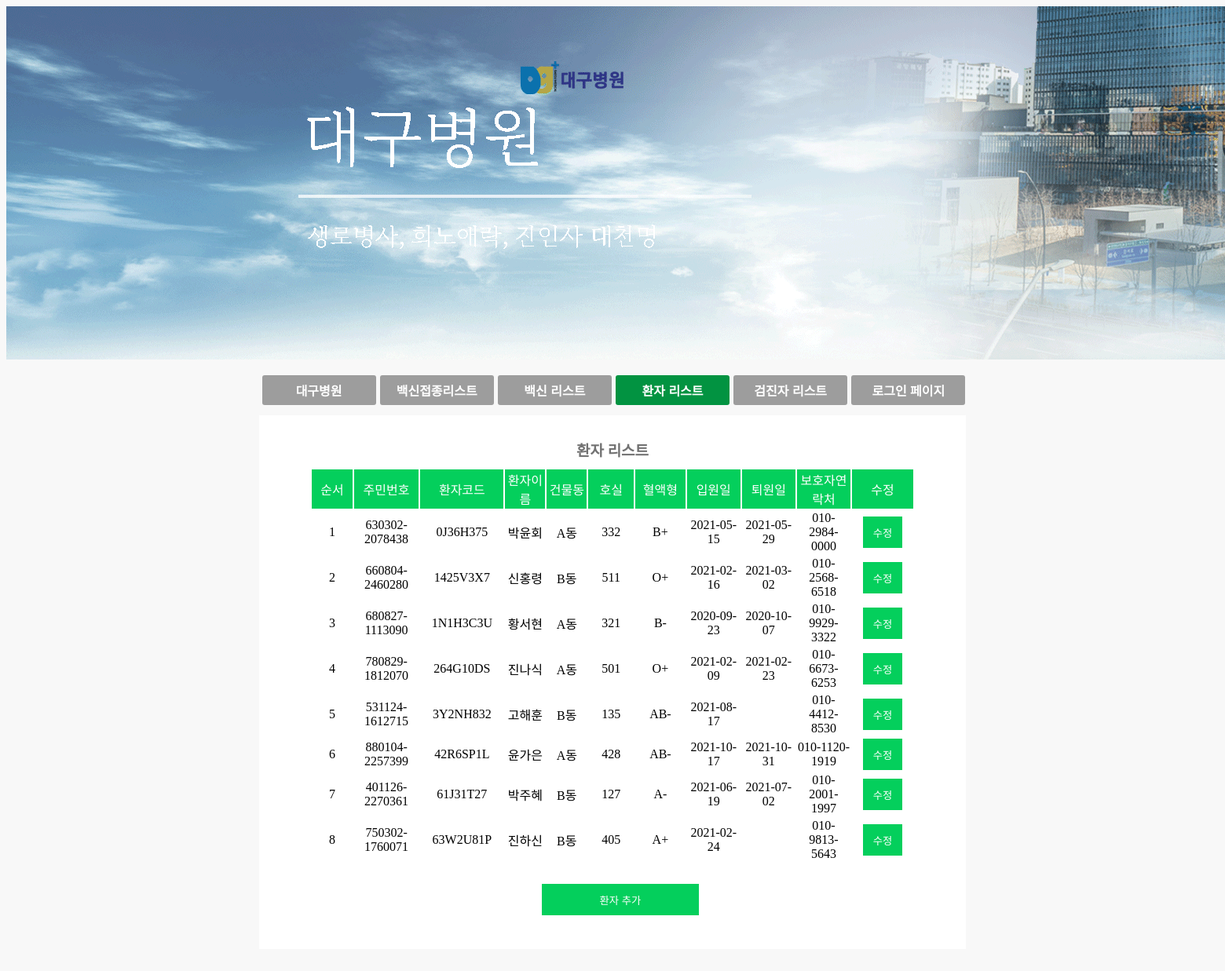
/Covid19_Database_websiteFile/new_dg_hospital_patients_list.php, run on the app's committed database.
### tables this page shows
CREATE TABLE `patients` (
  `Hospname` varchar(10) NOT NULL,
  `Hcode` varchar(10) NOT NULL,
  `Cssn` varchar(14) NOT NULL,
  `Building` varchar(3) NOT NULL,
  `Room` int NOT NULL,
  `Hdate` date NOT NULL,
  `Odate` date DEFAULT NULL,
  `Tel_nok` varchar(13) DEFAULT NULL,
  PRIMARY KEY (`Hcode`),
  KEY `fk_PATIENTS_CONFIRMEDCASE1_idx` (`Cssn`),
  CONSTRAINT `fk_PATIENTS_CONFIRMEDCASE1` FOREIGN KEY (`Cssn`) REFERENCES `confirmedcase` (`Tssn`)
);

CREATE TABLE `patients_details` (
  `Hcode` varchar(10) NOT NULL,
  `Blood_type` varchar(3) NOT NULL,
  `Medical_history` varchar(20) DEFAULT NULL,
  PRIMARY KEY (`Hcode`),
  CONSTRAINT `fk_PATIENTS_DETAILS_PATIENTS1` FOREIGN KEY (`Hcode`) REFERENCES `patients` (`Hcode`)
);

CREATE TABLE `citizens` (
  `Ssn` varchar(14) NOT NULL,
  `Name` varchar(5) NOT NULL,
  `Sex` char(1) NOT NULL,
  `Age` int NOT NULL,
  `Addr1` varchar(10) DEFAULT NULL,
  `Addr2` varchar(10) DEFAULT NULL,
  `Addr3` varchar(10) DEFAULT NULL,
  PRIMARY KEY (`Ssn`),
  UNIQUE KEY `Ssn_UNIQUE` (`Ssn`)
);

### Covid19_Database_websiteFile/new_dg_hospital_patients_list.php (the view, shortened to what this page needs)
<!doctype html>
<html lang="ko">
  <head>
    <td width="1920dp" align='center'>
          <img src="./banner_dg.png" >
        </td>
  </head>
  <body>
    <div class="main-box">
    <table class="button-box">
            <tr>
                <td>
                    <form action="new_dg_hospital_mainpage.php" method="POST">
                        <button class="btn">대구병원</button>
                    </form>
                </td>
                <td>
                    <form action="new_dg_hospital_vaccinate_list.php" method="POST">
                        <button class="btn">백신접종리스트</button>
                    </form>
                </td>
                <td>
                    <form action="new_dg_hospital_vac_list.php" method="POST">
                        <button class="btn">백신 리스트</button>
                    </form>
                </td>
                <td>
                    <form action="new_dg_hospital_patients_list.php" method="POST">
                        <button class="btn" style="background-color: #029341">환자 리스트</button>
                    </form>
                </td>
                <td>
                    <form action="new_dg_hospital_testers_list.php" method="POST">
                        <button class="btn">검진자 리스트</button>
                    </form>
                </td>
                <td>
                    <form action="login.html" method="POST">
                        <button class="btn">로그인 페이지</button>
                    </form>
                </td>
            </tr>
        </table>
    </div>
<div class="hospital_info-box_list">
   <div align="center"class="title">환자 리스트</div>
   <div style="margin: 0 auto; width:770px; max-height: 500px; overflow-y: scroll;">
   <table align="center"class="hospital_info-table">
        <thead class="hospital_info-th">
            <tr>
                <td>순서</td>
                <td>주민번호</td>
                <td>환자코드</td>
                <td>환자이름</td>
                <td>건물동</td>
                <td>호실</td>
                <td>혈액형</td>
                <td>입원일</td>
                <td>퇴원일</td>
                <td>보호자연락처</td>
                <td>수정</td>
            </tr>
         </head>
         <tbody>
             <?php
             $username=$_POST['uid'];
                $jb_conn = mysqli_connect("localhost:3306", "root", "1234", "newcovid19db") or die("Error!!:: Covid-19 DataBase 접속 실패!!");
                $jb_confirmedcase_sql="SELECT * FROM newcovid19db.patients,newcovid19db.citizens,newcovid19db.patients_details where Hospname='대구병원'AND patients.Cssn=citizens.ssn AND patients_details.Hcode=patients.Hcode";
                $jb_confirmedcase_result = mysqli_query( $jb_conn, $jb_confirmedcase_sql );
                $num=1;
                while($row_confirmedcase = mysqli_fetch_array($jb_confirmedcase_result)){
                    echo "<TR>";
                    echo "<TD>", "$num", "</TD>";
                    echo "<TD>", $row_confirmedcase['Cssn'], "</TD>";
                    echo "<TD>", $row_confirmedcase['Hcode'], "</TD>";
                    echo "<TD>", $row_confirmedcase['Name'], "</TD>";
                    echo "<TD>", $row_confirmedcase['Building'], "</TD>";
                    echo "<TD>", $row_confirmedcase['Room'], "</TD>";
                    echo "<TD>", $row_confirmedcase['Blood_type'], "</TD>";
                    echo "<TD>", $row_confirmedcase['Hdate'], "</TD>";
                    echo "<TD>", $row_confirmedcase['Odate'], "</TD>";
                    echo "<TD>", $row_confirmedcase['Tel_nok'], "</TD>";
                    echo "<TD>", "
                    <form action='new_dg_hospital_patients_update.php' method='POST'>
                    <input type='hidden' name='Cssn' value='$row_confirmedcase[Cssn]'/>
                    <input type='hidden' name='uid' value='$username'/>
                    <button type='submit' class='edit'>수정</button>
                    </form>
                    </TD>";
                    echo "</TR>";
                    $num++;
                }
                ?>
        </tbody>
    </table>
     </div>
    <form action='new_dg_patients_new.php' method='POST'>
        <button type='submit' class='add-btn'>환자 추가</button>
    </form>
    <div class="empty"></div>
  </body>
</html>

### Covid19_Database_websiteFile/new_dg_hospital_patients_list.php (style rules this page uses)
body { background-color:#F8F8F8; }
.btn { background-color: #9D9D9D; width: 145px; height: 38px; border-radius: 3px; border: none; color: white; font-size: 16px; font-weight: 700; line-height: 40px; cursor: pointer; }
.button-box { width: 903px; margin-top: 13px; margin-bottom: -20px; }
.main-box { background-color: none; width: 900px; margin: 0 auto; }
.title { color: #717171; font-weight: 800; font-size: 19px; padding-top: 30px; padding-bottom: 10px; }
.hospital_info-box_list { width: 900px; height: 680px; margin: 0 auto; background-color: white; }
.hospital_info-table .hospital_info-th td { width: 160px; height: 40px; color: white; background-color:#04cf5c; }
.empty { width: 900px; height: 20px; margin: 0 auto; }
table { margin: 0 auto; padding-bottom: 30px; text-align: center; }
.edit { height: 40px; width: 50px; color: white; background-color:#04cf5c; border: none; }
.add-btn { height: 40px; width: 200px; color: white; background-color:#04cf5c; border: none; margin: 0 auto; text-align: center; margin-left: 360px; margin-top: 30px; }

### data on the page
patients: Cssn "630302-2078438", patients_details.Hcode "0J36H375", citizens.Name "박윤회", Building "A동", Room "332", patients_details.Blood_type "B+", Hdate "2021-05-15", Odate "2021-05-29", Tel_nok "010-2984-0000"
patients: Cssn "660804-2460280", patients_details.Hcode "1425V3X7", citizens.Name "신홍령", Building "B동", Room "511", patients_details.Blood_type "O+", Hdate "2021-02-16", Odate "2021-03-02", Tel_nok "010-2568-6518"
patients: Cssn "680827-1113090", patients_details.Hcode "1N1H3C3U", citizens.Name "황서현", Building "A동", Room "321", patients_details.Blood_type "B-", Hdate "2020-09-23", Odate "2020-10-07", Tel_nok "010-9929-3322"
patients: Cssn "780829-1812070", patients_details.Hcode "264G10DS", citizens.Name "진나식", Building "A동", Room "501", patients_details.Blood_type "O+", Hdate "2021-02-09", Odate "2021-02-23", Tel_nok "010-6673-6253"
patients: Cssn "531124-1612715", patients_details.Hcode "3Y2NH832", citizens.Name "고해훈", Building "B동", Room "135", patients_details.Blood_type "AB-", Hdate "2021-08-17", Tel_nok "010-4412-8530"
patients: Cssn "880104-2257399", patients_details.Hcode "42R6SP1L", citizens.Name "윤가은", Building "A동", Room "428", patients_details.Blood_type "AB-", Hdate "2021-10-17", Odate "2021-10-31", Tel_nok "010-1120-1919"
patients: Cssn "401126-2270361", patients_details.Hcode "61J31T27", citizens.Name "박주혜", Building "B동", Room "127", patients_details.Blood_type "A-", Hdate "2021-06-19", Odate "2021-07-02", Tel_nok "010-2001-1997"
patients: Cssn "750302-1760071", patients_details.Hcode "63W2U81P", citizens.Name "진하신", Building "B동", Room "405", patients_details.Blood_type "A+", Hdate "2021-02-24", Tel_nok "010-9813-5643"
